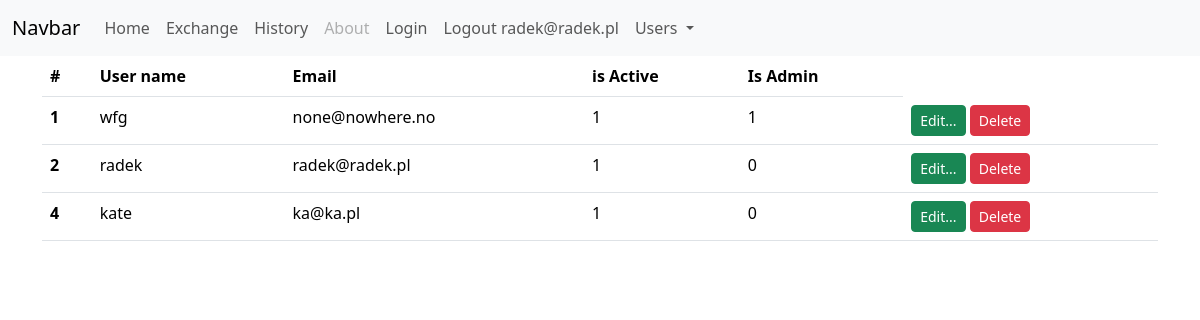
Page /users (signed in) on the earlier database version.
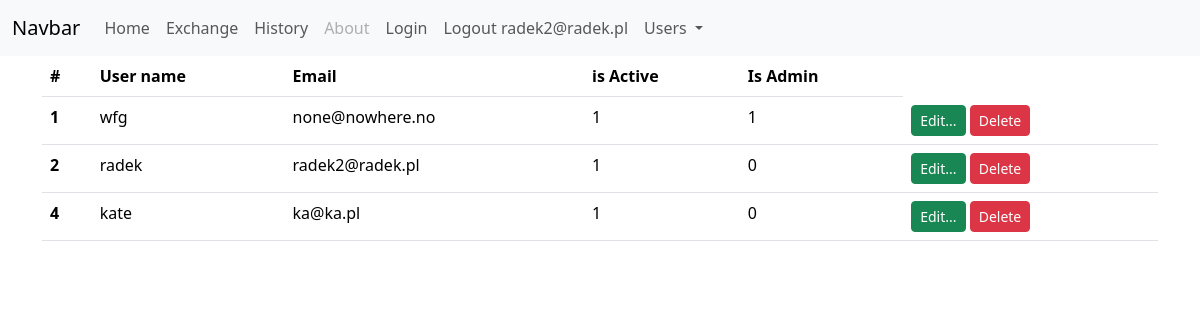
Same page on the later database version.
### tables this page shows
CREATE TABLE users(
    id integer primary key autoincrement,
    name varchar(100) not null unique,
    email varchar(100) not null unique,
    password text,
    is_active boolean not null default 0,
    is_admin boolean not null default 0
    );

### app.py (the view)
@app.route('/users')
def users():
    if not 'user' in session:
        return redirect(url_for('login'))
    db = get_db()
    sql_command = 'select id, name, email,is_admin,is_active from users;'
    cur = db.execute(sql_command)
    users = cur.fetchall()
    return render_template('users.html', active_menu='users', users=users)

### app.py (called while the page is built)
def get_db():
    if not hasattr(g, 'sqlite_db'):
        conn = sqlite3.connect(app_info['db_file'])
        conn.row_factory = sqlite3.Row
        g.sqlite_db = conn
    return g.sqlite_db

### templates/users.html (shortened to what this page needs)
{% extends "base.html" %}
{% block content %}
<div class="container">
    <table class="table">
        <thead>
        <tr>
            <th scope="col">#</th>
            <th scope="col">User name</th>
            <th scope="col">Email</th>
            <th scope="col">is Active</th>
            <th scope="col">Is Admin</th>
        </tr>
        </thead>
        <tbody>
            {% for user in users %}
        <tr>
            <th scope="row">{{ user.id }}</th>
            <td>{{ user.name }}</td>
            <td>{{ user.email }}</td>
            <td>{{ user.is_active }}</td>
            <td>{{ user.is_admin }}</td>
            <td>
                <a href="{{ url_for('edit_user', user_name=user.name) }}"
                   class="btn btn-success btn-sm" role="button">Edit...</a>
                <a type="button" class="btn btn-danger btn-sm delete-confirm"
                        data-bs-toggle="modal"  data-bs-target="#confirmDeleteModal"
                        data-desc="{{ 'Delete user '.format(user.name) }}"
                        data-url="{{ url_for('delete_user', user_name=user.name) }}">
                    Delete
                </a>
            </td>
        </tr>
        {% endfor %}
        </tbody>
    </table>
</div>
{% endblock %}

### templates/base.html (shortened to what this page needs)
{% from 'macros.html' import show_flash_message, show_all_flash_message %}
<!doctype html>
<html lang="en">
  <head>
    <link href="https://cdn.jsdelivr.net/npm/bootstrap@5.3.2/dist/css/bootstrap.min.css" rel="stylesheet">
  </head>
  <body>
    {% include "menu.html" %}
    {% block content %} {% endblock %}
  </body>
</html>

### templates/menu.html (shortened to what this page needs)
<nav class="navbar navbar-expand-lg bg-body-tertiary">
  <div class="container-fluid">
    <a class="navbar-brand" href="#">Navbar</a>
    <div class="collapse navbar-collapse" id="navbarNav">
      <ul class="navbar-nav">
        <li class="nav-item">
          <a class="nav-link {{'active' if active_menu=='home' }}" aria-current="page" href="{{ url_for('index') }}">Home</a>
        </li>
        <li class="nav-item">
          <a class="nav-link {{'active' if active_menu=='exchange' }}" href="{{ url_for('exchange') }}">Exchange</a>
        </li>
        <li class="nav-item">
          <a class="nav-link {{'active' if active_menu=='history' }}" href="{{ url_for('history') }}">History</a>
        </li>
        <li class="nav-item">
          <a class="nav-link disabled" aria-disabled="true">About</a>
        </li>
        <li class="nav-item">
          <a class="nav-link {{'active' if active_menu=='login' }}" href="{{ url_for('login') }}">Login</a>
        </li>
        <li class="nav-item">
          <a class="nav-link {{'active' if active_menu=='login' }}" href="{{ url_for('logout') }}">
            Logout {{ session['user'] if 'user' in session }}</a>
        </li>
        <li class="nav-item dropdown">
          <a class="nav-link dropdown-toggle" href="#" id="navbarDropdown" role="Button"
             data-bs-toggle="dropdown" aria-expanded="false">
            Users
          </a>
        </li>
      </ul>
    </div>
  </div>
</nav>

Differences in the rows shown:
changed users "radek": email "radek@radek.pl" → "radek2@radek.pl"
